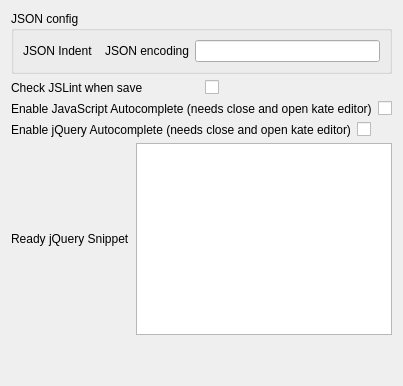
<?xml version="1.0" encoding="UTF-8"?>
<ui version="4.0">
    <class>jsUtilsConfigWidget</class>
    <widget class="QWidget" name="jsConfigWidget">
        <layout class="QHBoxLayout" name="horizontalLayout_2">
            <item>
                <layout class="QVBoxLayout" name="verticalLayout">
                    <item>
                        <widget class="QGroupBox" name="groupBox">
                            <property name="title">
                                <string>JSON config</string>
                            </property>
                            <layout class="QHBoxLayout" name="horizontalLayout">
                                <item>
                                    <widget class="QLabel" name="label">
                                        <property name="text">
                                            <string>JSON Indent</string>
                                        </property>
                                    </widget>
                                </item>
                                <item>
                                    <widget class="KIntNumInput" name="indentJSON">
                                        <property name="value">
                                            <number>4</number>
                                        </property>
                                    </widget>
                                </item>
                                <item>
                                    <widget class="QLabel" name="label">
                                        <property name="text">
                                            <string>JSON encoding</string>
                                        </property>
                                    </widget>
                                </item>
                                <item>
                                    <widget class="QLineEdit" name="encodingJSON">
                                        <property name="value">
                                            <string>utf-8</string>
                                        </property>
                                    </widget>
                                </item>
                            </layout>
                        </widget>
                    </item>
                    <item>
                        <layout class="QHBoxLayout" name="horizontalLayout">
                            <item>
                                <widget class="QLabel" name="label">
                                    <property name="text">
                                        <string>Check JSLint when save</string>
                                    </property>
                                </widget>
                            </item>
                            <item>
                                <widget class="QCheckBox" name="checkJSLintWhenSave">
                                </widget>
                            </item>
                        </layout>
                    </item>
                    <item>
                        <layout class="QHBoxLayout" name="horizontalLayout">
                            <item>
                                <widget class="QLabel" name="label">
                                    <property name="text">
                                        <string>Enable JavaScript Autocomplete (needs close and open kate editor)</string>
                                    </property>
                                </widget>
                            </item>
                            <item>
                                <widget class="QCheckBox" name="enableJSAutoComplete">
                                </widget>
                            </item>
                        </layout>
                    </item>
                    <item>
                        <layout class="QHBoxLayout" name="horizontalLayout">
                            <item>
                                <widget class="QLabel" name="label">
                                    <property name="text">
                                        <string>Enable jQuery Autocomplete (needs close and open kate editor)</string>
                                    </property>
                                </widget>
                            </item>
                            <item>
                                <widget class="QCheckBox" name="enableJQueryAutoComplete">
                                </widget>
                            </item>
                        </layout>
                    </item>
                    <item>
                        <layout class="QHBoxLayout" name="horizontalLayout">
                            <item>
                                <widget class="QLabel" name="label">
                                    <property name="text">
                                        <string>Ready jQuery Snippet</string>
                                    </property>
                                </widget>
                            </item>
                            <item>
                                <widget class="QTextEdit" name="readyJQuery">
                                </widget>
                            </item>
                        </layout>
                    </item>
                    <item>
                        <spacer name="verticalSpacer">
                            <property name="orientation">
                                <enum>Qt::Vertical</enum>
                            </property>
                            <property name="sizeHint" stdset="0">
                                <size>
                                    <width>20</width>
                                    <height>40</height>
                                </size>
                            </property>
                        </spacer>
                    </item>
                </layout>
            </item>
        </layout>
    </widget>
    <customwidgets>
        <customwidget>
            <class>KIntNumInput</class>
            <extends>QWidget</extends>
            <header>knuminput.h</header>
        </customwidget>
    </customwidgets>
    <resources/>
    <connections/>
</ui>
